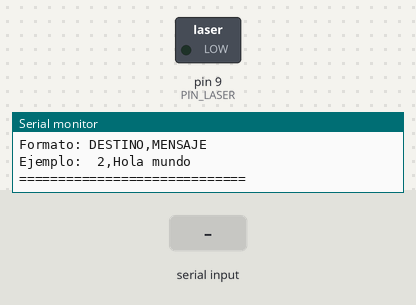
Bench run of a sketch on a simulated Arduino Uno, built with avr-gcc and run on an emulated ATmega328P. Parts: switched loads named in the sketch (green lamp = pin HIGH), the last lines printed to the serial monitor. Inputs (shaded band) come from the test bench.

Above: at 1.3 s.
1.4 s: "90,45\n" received over Serial
At 2.8 s:
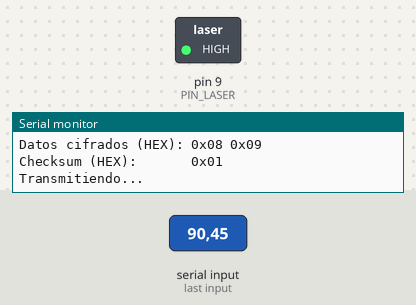
Timing chart, 0 to 10.4 s (numbered marks = the images above; inputs shaded):
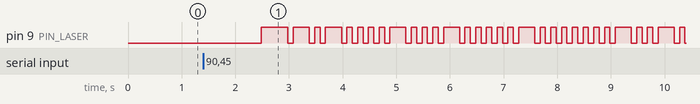

Measured:
- after the input at 1.4 s, pin 9 (PIN_LASER): LOW → HIGH after 1.1 s, → LOW 0.50 s later, → HIGH 0.10 s later, → LOW 0.30 s later, … (62 changes in this stretch)

The sketch:

emisor_b.ino
```cpp
#define PIN_LASER 9
#define CLAVE_XOR 0x3C
#define ID_PROPIO 1

uint8_t cero = 100;

void enviarInicio() {
  digitalWrite(PIN_LASER, HIGH);
  delay(5 * cero);
  digitalWrite(PIN_LASER, LOW);
  delay(cero);
}

void enviarFin() {
  digitalWrite(PIN_LASER, HIGH);
  delay(7 * cero);
  digitalWrite(PIN_LASER, LOW);
  delay(cero);
}

void enviarBit(bool bit) {
  if (!bit) {
    digitalWrite(PIN_LASER, HIGH);
    delay(cero);
    digitalWrite(PIN_LASER, LOW);
    delay(cero);
  } else {
    digitalWrite(PIN_LASER, HIGH);
    delay(3 * cero);
    digitalWrite(PIN_LASER, LOW);
    delay(cero);
  }
}

void enviarByte(byte b) {
  for (int i = 7; i >= 0; i--) enviarBit((b >> i) & 1);
}
void enviarBits(byte val, int nbits) {
  for (int i = nbits - 1; i >= 0; i--) enviarBit((val >> i) & 1);
}

void enviarMensaje(byte destino, String mensaje) {
  byte longitud = min((int)mensaje.length(), 30);
  byte datos_cifrados[30];
  byte checksum = 0;

  Serial.println("=============================");
  Serial.print("Mensaje original:     ");
  Serial.println(mensaje);

  Serial.print("Datos cifrados (HEX): ");
  for (int i = 0; i < longitud; i++) {
    datos_cifrados[i] = mensaje[i] ^ CLAVE_XOR;
    checksum ^= datos_cifrados[i];
    Serial.print("0x");
    if (datos_cifrados[i] < 16) Serial.print("0");
    Serial.print(datos_cifrados[i], HEX);
    Serial.print(" ");
  }
  Serial.println();
  Serial.print("Checksum (HEX):       0x");
  if (checksum < 16) Serial.print("0");
  Serial.println(checksum, HEX);
  Serial.println("Transmitiendo...");

  enviarInicio();
  enviarBits(destino, 4);
  enviarBits(ID_PROPIO, 4);
  enviarBits(longitud, 5);
  for (int i = 0; i < longitud; i++) enviarByte(datos_cifrados[i]);
  enviarByte(checksum);
  enviarFin();

  Serial.println("Transmision completa.");
  Serial.println("=============================");
}

void procesarComando(String linea) {
  linea.trim();
  int c1 = linea.indexOf(',');

  if (c1 < 0) {
    Serial.println("[ERROR] Formato invalido. Usa: DESTINO,MENSAJE");
    return;
  }

  byte destino = (byte)linea.substring(0, c1).toInt();
  String msg = linea.substring(c1 + 1);

  if (msg.length() == 0) {
    Serial.println("[ERROR] Mensaje vacio.");
    return;
  }

  enviarMensaje(destino, msg);
}

void setup() {
  pinMode(PIN_LASER, OUTPUT);
  digitalWrite(PIN_LASER, LOW);
  Serial.begin(9600);
  Serial.println("=== CREEPER Emisor listo ===");
  Serial.print("ID de este nodo: ");
  Serial.println(ID_PROPIO);
  Serial.print("Clave XOR: 0x");
  Serial.println(CLAVE_XOR, HEX);
  Serial.println("Esperando comando Serial...");
  Serial.println("Formato: DESTINO,MENSAJE");
  Serial.println("Ejemplo:  2,Hola mundo");
  Serial.println("=============================");
}

void loop() {
  if (Serial.available() > 0) {
    String linea = Serial.readString();
    procesarComando(linea);
    Serial.println("Listo. Ingrese otro comando:");
  }
}
```
